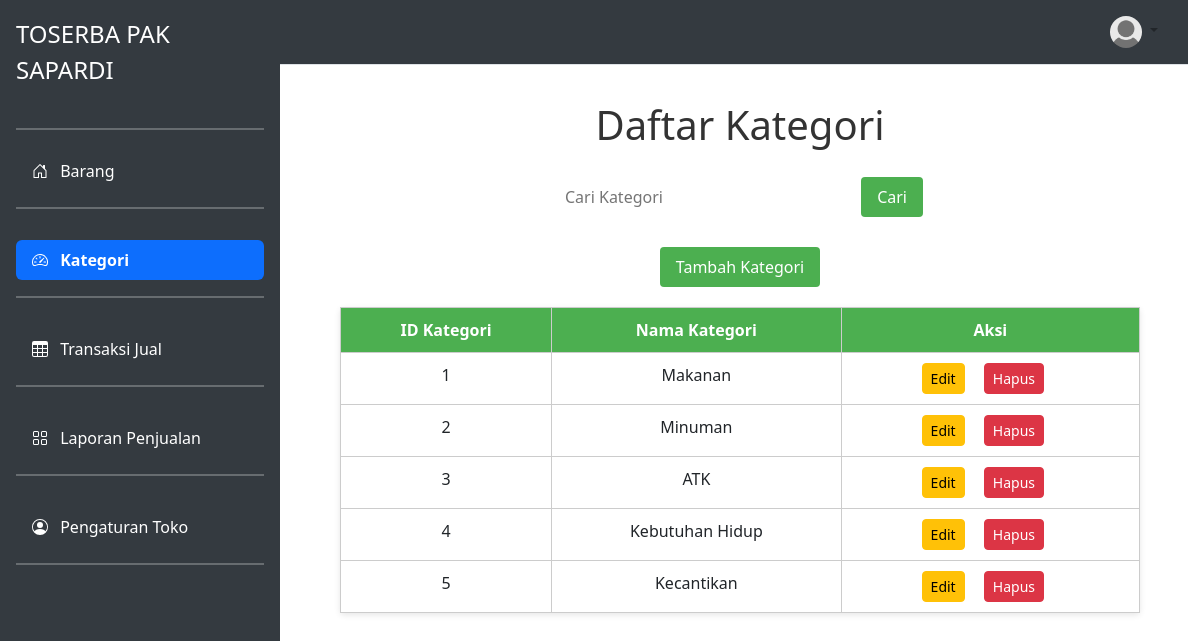
The page /kategori.php on the database its author committed.
### tables this page shows
CREATE TABLE IF NOT EXISTS `kategori` (
  `id_kategori` int(11) NOT NULL AUTO_INCREMENT,
  `nama_kategori` varchar(255) NOT NULL,
  `tgl_input` varchar(255) NOT NULL,
  PRIMARY KEY (`id_kategori`)
);

### kategori.php (the view, shortened to what this page needs)
<!DOCTYPE html>
<html>
<head>
    <link href="https://cdn.jsdelivr.net/npm/bootstrap@5.3.0-alpha1/dist/css/bootstrap.min.css" rel="stylesheet">
    <link rel="stylesheet" href="custem.css">
</head>
<body>
    <?php include 'sidebar.php'; ?>
    <?php include 'headers.php'; ?>
    <div class="container">
    <div class="content">
    <?php
require 'db_config.php';
$searchKeyword = isset($_GET['search']) ? $_GET['search'] : '';
$query = "SELECT * FROM kategori WHERE nama_kategori LIKE :searchKeyword";
$stmt = $conn->prepare($query);
$stmt->bindValue(':searchKeyword', '%' . $searchKeyword . '%');
$stmt->execute();
$kategoriList = $stmt->fetchAll(PDO::FETCH_ASSOC);
?>
        <h1>Daftar Kategori</h1>
        <div class="search-form center">
            <form action="kategori.php" method="GET">
                <input type="text" name="search" placeholder="Cari Kategori" value="<?php echo $searchKeyword; ?>">
                <button type="submit">Cari</button>
            </form>
        </div>
        <div class="center">
            <a class="add-button" href="tambah_kategori.php">Tambah Kategori</a>
        </div>
        <div class="kategori-list">
            <table class="table table-bordered table-hover">
                <thead>
                    <tr>
                        <th>ID Kategori</th>
                        <th>Nama Kategori</th>
                        <th>Aksi</th>
                    </tr>
                </thead>
                <tbody>
                    <?php if ($kategoriList) : ?>
                        <?php foreach ($kategoriList as $kategori) : ?>
                            <tr>
                                <td><?php echo $kategori['id_kategori']; ?></td>
                                <td><?php echo $kategori['nama_kategori']; ?></td>
                                <td>
                                    <a href="edit_kategori.php?id=<?php echo $kategori['id_kategori']; ?>" class="btn btn-warning btn-sm">Edit</a>
                                    <a href="delete_kategori.php?id=<?php echo $kategori['id_kategori']; ?>" class="btn btn-danger btn-sm">Hapus</a>
                                </td>
                            </tr>
                        <?php endforeach; ?>
                    <?php else : ?>
                        <tr>
                            <td colspan="2">Tidak ada kategori yang ditemukan.</td>
                        </tr>
                    <?php endif; ?>
                </tbody>
            </table>
        </div>
        </div>
    </div>
</body>
</html>

### custem.css (style rules this page uses)
body { font-family: Arial, sans-serif; background-color: #f1f1f1; margin: 0; padding: 0; }
h1 { text-align: center; color: #333; padding: 20px 0; }
.search-form { text-align: center; margin-bottom: 20px; }
.search-form input[type="text"] { padding: 8px; width: 300px; border: none; border-radius: 4px; }
.search-form button { padding: 8px 16px; background-color: #4CAF50; color: #fff; border: none; border-radius: 4px; cursor: pointer; }
.kategori-list { margin: 0 auto; width: 800px; background-color: #fff; border-radius: 4px; box-shadow: 0 2px 6px rgba(0, 0, 0, 0.1); }
.kategori-list table { width: 100%; border-collapse: collapse; }
.kategori-list table th, .kategori-list table td { padding: 10px; border: 1px solid #ccc; text-align: center; }
.kategori-list table th { background-color: #4CAF50; color: #fff; }
.add-button { display: inline-block; margin-top: 10px; background-color: #4CAF50; color: #fff; border: none; border-radius: 4px; padding: 8px 16px; text-decoration: none; cursor: pointer; margin-bottom: 20px; }
.center { display: flex; justify-content: center; align-items: center; }
.kategori-list table td a { margin-right: 15px; }

### sidebar.php (style rules this page uses)
.content { margin-left: 280px; }

### rows shown on the page
kategori: id_kategori "1", nama_kategori "Makanan"
kategori: id_kategori "2", nama_kategori "Minuman"
kategori: id_kategori "3", nama_kategori "ATK"
kategori: id_kategori "4", nama_kategori "Kebutuhan Hidup"
kategori: id_kategori "5", nama_kategori "Kecantikan"
